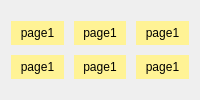
                                         <widget class="QWidget" name="page_9">
                                          <layout class="QHBoxLayout" name="horizontalLayout_39">
                                           <item>
                                            <layout class="QGridLayout" name="gridLayout_18">
                                             <property name="leftMargin">
                                              <number>0</number>
                                             </property>
                                             <property name="topMargin">
                                              <number>10</number>
                                             </property>
                                             <property name="rightMargin">
                                              <number>0</number>
                                             </property>
                                             <property name="bottomMargin">
                                              <number>10</number>
                                             </property>
                                             <property name="spacing">
                                              <number>10</number>
                                             </property>
                                             <item row="1" column="1">
                                              <widget class="QLabel" name="label_123">
                                               <property name="maximumSize">
                                                <size>
                                                 <width>120</width>
                                                 <height>120</height>
                                                </size>
                                               </property>
                                               <property name="styleSheet">
                                                <string notr="true">*{background: rgb(255, 243, 149)
}</string>
                                               </property>
                                               <property name="text">
                                                <string>page1</string>
                                               </property>
                                               <property name="alignment">
                                                <set>Qt::AlignCenter</set>
                                               </property>
                                              </widget>
                                             </item>
                                             <item row="0" column="1">
                                              <widget class="QLabel" name="label_124">
                                               <property name="maximumSize">
                                                <size>
                                                 <width>120</width>
                                                 <height>120</height>
                                                </size>
                                               </property>
                                               <property name="styleSheet">
                                                <string notr="true">*{background: rgb(255, 243, 149)
}</string>
                                               </property>
                                               <property name="text">
                                                <string>page1</string>
                                               </property>
                                               <property name="alignment">
                                                <set>Qt::AlignCenter</set>
                                               </property>
                                              </widget>
                                             </item>
                                             <item row="1" column="0">
                                              <widget class="QLabel" name="label_125">
                                               <property name="maximumSize">
                                                <size>
                                                 <width>120</width>
                                                 <height>120</height>
                                                </size>
                                               </property>
                                               <property name="styleSheet">
                                                <string notr="true">*{background: rgb(255, 243, 149)
}</string>
                                               </property>
                                               <property name="text">
                                                <string>page1</string>
                                               </property>
                                               <property name="alignment">
                                                <set>Qt::AlignCenter</set>
                                               </property>
                                              </widget>
                                             </item>
                                             <item row="0" column="0">
                                              <widget class="QLabel" name="label_126">
                                               <property name="maximumSize">
                                                <size>
                                                 <width>120</width>
                                                 <height>120</height>
                                                </size>
                                               </property>
                                               <property name="styleSheet">
                                                <string notr="true">*{background: rgb(255, 243, 149)
}</string>
                                               </property>
                                               <property name="text">
                                                <string>page1</string>
                                               </property>
                                               <property name="alignment">
                                                <set>Qt::AlignCenter</set>
                                               </property>
                                              </widget>
                                             </item>
                                             <item row="0" column="2">
                                              <widget class="QLabel" name="label_127">
                                               <property name="maximumSize">
                                                <size>
                                                 <width>120</width>
                                                 <height>120</height>
                                                </size>
                                               </property>
                                               <property name="styleSheet">
                                                <string notr="true">*{background: rgb(255, 243, 149)
}</string>
                                               </property>
                                               <property name="text">
                                                <string>page1</string>
                                               </property>
                                               <property name="alignment">
                                                <set>Qt::AlignCenter</set>
                                               </property>
                                              </widget>
                                             </item>
                                             <item row="1" column="2">
                                              <widget class="QLabel" name="label_128">
                                               <property name="maximumSize">
                                                <size>
                                                 <width>120</width>
                                                 <height>120</height>
                                                </size>
                                               </property>
                                               <property name="styleSheet">
                                                <string notr="true">*{background: rgb(255, 243, 149)
}</string>
                                               </property>
                                               <property name="text">
                                                <string>page1</string>
                                               </property>
                                               <property name="alignment">
                                                <set>Qt::AlignCenter</set>
                                               </property>
                                              </widget>
                                             </item>
                                            </layout>
                                           </item>
                                          </layout>
                                         </widget>
